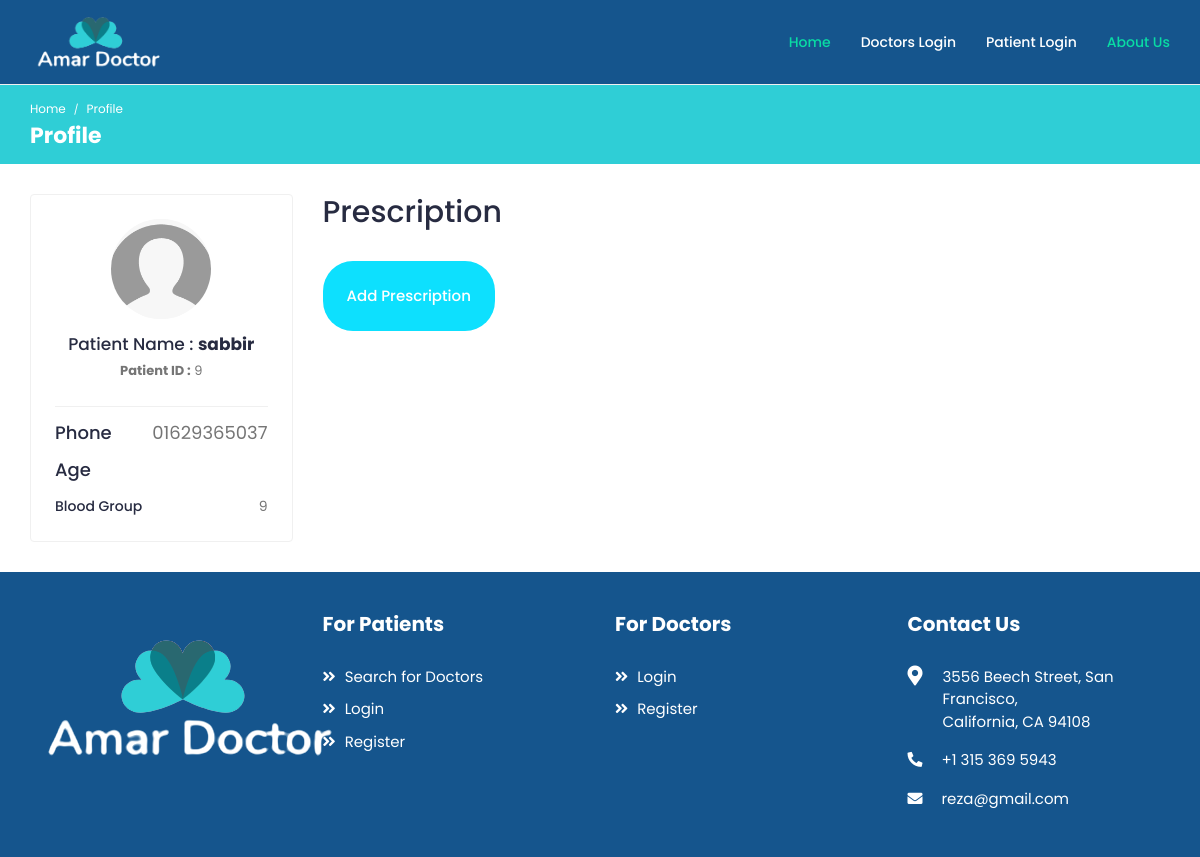
Page /doctors/p_profile/9/ on the committed database.
### pages/models.py (models this page shows, shortened)
class Doctor_Request(models.Model):
    doctor_id=models.IntegerField(null=True)
    doctor_name=models.CharField(max_length=50)
    doctor_speciality=models.CharField(max_length=50,null=True)
    user_id=models.IntegerField(null=True)
    name=models.CharField(max_length=50)
    email=models.CharField(max_length=50)
    phone=models.CharField(max_length=50)
    message=models.TextField(blank=True)
    contact_date=models.DateTimeField(default=datetime.now,blank=True)
    confirm=models.BooleanField(default=False)
    patient_image=models.ImageField(default="d.png",upload_to='uploded_image/')

### doctors/views.py (the view)
# urls.py: path('p_profile/<int:id>/',views.p_profile,name='p_profile'),
def p_profile(request,id):
    p_profile=get_object_or_404(Doctor_Request,pk=id)
    context={'p_profile':p_profile}
    return render (request, 'doctors/p_profile.html',context)

### templates/doctors/p_profile.html (shortened to what this page needs)
{% extends 'pages/common.html' %}
{% load static %}
{% block content %}
			<div class="breadcrumb-bar">
				<div class="container-fluid">
					<div class="row align-items-center">
						<div class="col-md-12 col-12">
							<nav aria-label="breadcrumb" class="page-breadcrumb">
								<ol class="breadcrumb">
									<li class="breadcrumb-item"><a href="index-2.html">Home</a></li>
									<li class="breadcrumb-item active" aria-current="page">Profile</li>
								</ol>
							</nav>
							<h2 class="breadcrumb-title">Profile</h2>
						</div>
					</div>
				</div>
			</div>
			<div class="content">
				<div class="container-fluid">
					<div class="row">
						<div class="col-md-5 col-lg-4 col-xl-3 theiaStickySidebar dct-dashbd-lft">
							<div class="card widget-profile pat-widget-profile">
								<div class="card-body">
									<div class="pro-widget-content">
										<div class="profile-info-widget">
											<a href="#" class="booking-doc-img">
												<img src="/static/img/d.png" alt="User Image">
											</a>
											<div class="profile-det-info">
												<h3>Patient Name : <strong>{{p_profile.name}}</strong></h3>
												<div class="patient-details">
													<h5><b>Patient ID :</b> {{p_profile.id}}</h5>
												</div>
											</div>
										</div>
									</div>
									<div class="patient-info">
										<ul>
											<li><h4> Phone <span>{{p_profile.phone}}</span></h4></li>
											<li><h4> Age </h4></li>
											<li>Blood Group <span>{{p_profile.id}}</span></li>
										</ul>
									</div>
								</div>
							</div>
						</div>
						<div class="col-md-7 col-lg-8 col-xl-9 dct-appoinment">
							<h2>Prescription</h2>
							<br>
							<a href="{% url 'show_pescription' %}" class="add-new-btn p-4">Add Prescription</a>
						</div>
					</div>
				</div>
			</div>
{% endblock  %}

### rows in the picture
Doctor_Request: name "sabbir", id "9", phone "01629365037"
